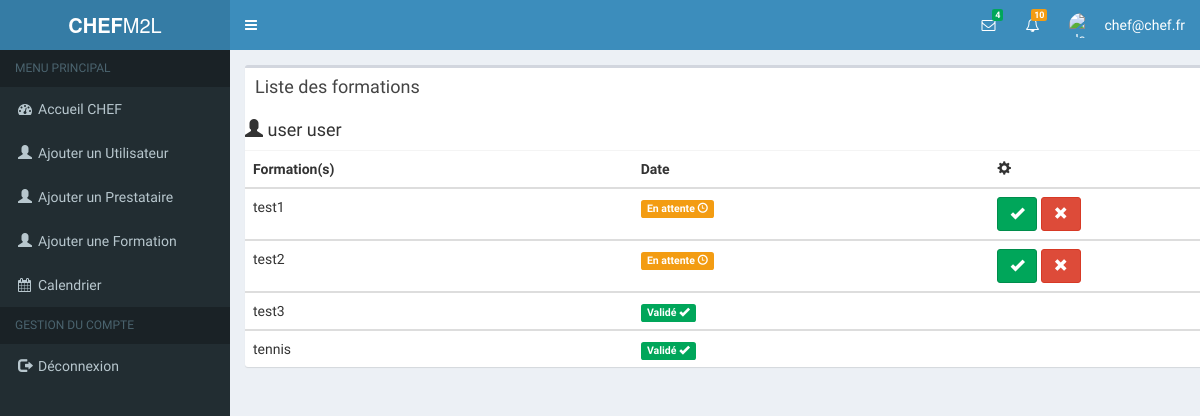
Page /M2L/formationUser?id=3 (signed in) on the committed database.
### tables this page shows
CREATE TABLE `salarie` (
  `id_s` int(11) NOT NULL,
  `nom` varchar(25) DEFAULT NULL,
  `prenom` varchar(25) DEFAULT NULL,
  `mail` varchar(25) DEFAULT NULL,
  `password` varchar(255) DEFAULT NULL,
  `NbJour` int(11) DEFAULT NULL,
  `level` int(1) NOT NULL,
  `id_a` int(11) DEFAULT NULL,
  `id_s_1` int(11) DEFAULT NULL
);

CREATE TABLE `suivre` (
  `etat` varchar(25) DEFAULT NULL,
  `id_s` int(11) NOT NULL,
  `id_f` int(11) NOT NULL
);

CREATE TABLE `formation` (
  `id_f` int(11) NOT NULL,
  `libelle` varchar(25) DEFAULT NULL,
  `contenu` varchar(255) DEFAULT NULL,
  `date_d` date NOT NULL,
  `date_f` date NOT NULL,
  `NbJour` int(2) DEFAULT NULL,
  `id_p` int(11) DEFAULT NULL,
  `id_a` int(11) NOT NULL
);

### M2L/Models/formationUser.php (called while the page is built, shortened)
<?php
function getFormationsUser($id)
{
		global $bdd;
       	$reponse = $bdd->prepare('SELECT formation.id_f ,salarie.id_s, salarie.nom, salarie.prenom, formation.libelle, suivre.etat
			from suivre, salarie, formation
			where salarie.id_s = suivre.id_s
			and formation.id_f = suivre.id_f
			and salarie.id_s =:id');
        $reponse->bindValue(':id', $id,PDO::PARAM_STR);
        $reponse->execute();
        while($data = $reponse->fetchAll())
        {
            return $data;
        }
}
?>

### M2L/Views/formationUser.php (the view)
<div class="container">
    <div class="row">
        <div class="col-xs-12">
            <div class="box">
                <div class="box-header">
                    <h3 class="box-title"> Liste des formations</h3>
                </div>
                <div class="box-body table-responsive no-padding">
                    <table class="table table-hover">
                        <tr>
                            <th>Formation(s)</th>
                            <th>Date</th>
                            <th><i class="glyphicon glyphicon-cog"></th>
                        </tr>
                        <?php
                        if (sizeof($listeFormation) > 0) {
                            echo('<h4><i class="glyphicon glyphicon-user"></i> ' . " " . $listeFormation[0]['nom'] . " " . $listeFormation[0]['prenom'] . '</h4>');
                            foreach ($listeFormation as $key => $value) {
                                $form = "";
                                if($value['etat'] == "Validé")
                                 {
                                     $etat = '<span class="label label-success">'.$value['etat'].' <i class="glyphicon glyphicon-ok"></i></span>';
                                 }
                                 elseif($value['etat'] == "Refusé")
                                 {
                                    $etat = '<span class="label label-danger">'.$value['etat'].' <i class="glyphicon glyphicon-remove"></i></span>';
                                 }
                                 else
                                 {
                                    $etat = '<span class="label label-warning">'.$value['etat'].' <i class="glyphicon glyphicon-time"></i></span>';
                                    $form = '<form method="post">
                                            <button type="submit" class="btn btn-success" name="Valide" ><span class="glyphicon glyphicon-ok" aria-hidden="true"></span></button>
                                            <button type="submit" class="btn btn-danger" name="Refuse" ><span class="glyphicon glyphicon-remove" aria-hidden="true"></span></button>
                                            <input name="idForm" type="hidden" value="'.$value['id_f'].'" >
                                                </form>';
                                 }
                                echo '
                                        <tbody>
                                            <tr>
                                                <td>'.$value["libelle"].'</td>
                                                <td>
                                                '.$etat.'
                                                </td>
                                                <td>
                                                '.$form.'
                                                </td>
                                            </tr>
                                        </tbody>';
                            }
                      }
                      else{
                        echo '
                                        <tbody>
                                            <tr>
                                                <td>Aucune formation</td></tr></tbody>';
                        }
                        ?>
                    </table>
                </div>
            </div>
        </div>
    </div>
</div>

### rows in the picture
salarie: nom "user", prenom "user"
suivre: id_f.libelle "test1", etat "En attente"
suivre: id_f.libelle "test2", etat "En attente"
suivre: id_f.libelle "test3", etat "Validé"
suivre: id_f.libelle "tennis", etat "Validé"

### other values in the picture
$_SESSION['auth']['mail'] "chef@chef.fr"
